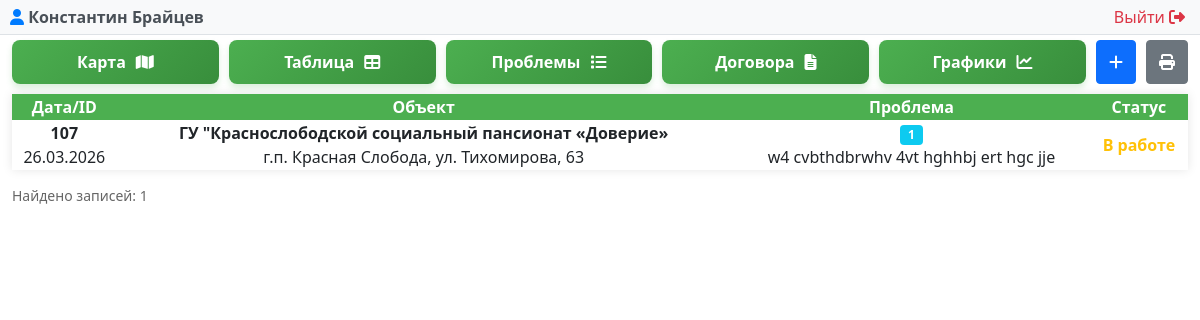
/avr.php (signed in), run on the app's committed database.
### tables this page shows
CREATE TABLE "LIFTEH_avr" ("id" integer NOT NULL PRIMARY KEY AUTOINCREMENT, "insert_date" datetime NOT NULL, "problem" varchar(500) NOT NULL, "work_id" integer NULL, "object_id" bigint NOT NULL REFERENCES "LIFTEH_object" ("id") DEFERRABLE INITIALLY DEFERRED, "user_id" integer NOT NULL REFERENCES "auth_user" ("id") DEFERRABLE INITIALLY DEFERRED, "result" integer NULL);

### avr.php (called while the page is built, shortened)
<?php
require __DIR__ . '/modules/avr/avr.php';

### modules/auth/auth.php (called while the page is built, shortened)
<?php
function getCurrentUser() {
    try {
        $pdo = new PDO("sqlite:" . DB_PATH);
        $pdo->setAttribute(PDO::ATTR_ERRMODE, PDO::ERRMODE_EXCEPTION);
        $stmt = $pdo->prepare("SELECT id, username, email, first_name, last_name, is_superuser, is_active FROM auth_user WHERE id = ?");
        $stmt->execute([$_SESSION['user_id']]);
        return $stmt->fetch(PDO::FETCH_ASSOC);
    } catch (PDOException $e) {
        error_log("Ошибка получения пользователя: " . $e->getMessage());
        return null;
    }
}
?>

### modules/avr/avr.php (shortened to what this page needs)
<?php
require_once __DIR__ . '/../../modules/auth/auth.php';
$currentUser = getCurrentUser();
try {
    $db = new PDO('sqlite:' . DB_PATH);
    $db->setAttribute(PDO::ATTR_ERRMODE, PDO::ERRMODE_EXCEPTION);
    $sql = "SELECT a.*,
                   w.name as work_name,
                   w.quantity,
                   w.unit,
                   o.customer as object_customer,
                   o.address as object_address,
                   (SELECT COUNT(*) FROM LIFTEH_work WHERE avr_id = a.id) as works_count
            FROM LIFTEH_avr a
            LEFT JOIN LIFTEH_work w ON a.work_id = w.id
            LEFT JOIN LIFTEH_object o ON a.object_id = o.id
            ORDER BY a.id DESC";
    $stmt = $db->query($sql);
    $avr_records = $stmt->fetchAll(PDO::FETCH_ASSOC);
} catch (PDOException $e) {
    die("Ошибка подключения к базе данных: " . $e->getMessage());
}
?>
<!DOCTYPE html>
<html lang="ru">
    <?php $pageTitle = 'Учет ремонтов'; include __DIR__ . '/../../includes/header.php'; ?>
<body>
<?php include __DIR__ . '/../../modules/admin/user_panel.php'; ?>
<div class="container">
    <div>
        <div class="controls">
            <div class="button-group">
                <a href="/map.php" class="map-button">
                    <span class="button-text">Карта</span>
                    <i class="fas fa-map"></i>
                </a>
                <a href="/index.php" class="map-button">
                    <span class="button-text">Таблица</span>
                    <i class="fas fa-table"></i>
                </a>
                <a href="/problem.php" class="map-button">
                    <span class="button-text">Проблемы</span>
                    <i class="fas fa-list"></i>
                </a>
                <a href="/dogovor.php" class="map-button">
                    <span class="button-text">Договора</span>
                    <i class="fas fa-file-alt"></i>
                </a>
                <a href="/charts.php" class="map-button">
                    <span class="button-text">Графики</span>
                    <i class="fas fa-chart-line"></i>
                </a>
                <button type="button" class="btn btn-primary" onclick="openAddModal()">
                    <i class="fas fa-plus"></i>
                </button>
                <button type="button" class="btn btn-secondary" onclick="printTable()">
                    <i class="fas fa-print"></i>
                </button>
            </div>
            <table id="avrTable">
                <thead>
                    <tr>
                        <th>Дата/ID</th>
                        <th style="min-width: 300px;">Объект</th>
                        <th>Проблема</th>
                        <th>Статус</th>
                        <th></th>
                    </tr>
                </thead>
                <tbody>
                    <?php if (empty($avr_records)): ?>
                        <tr>
                            <td colspan="10" class="text-center">Нет данных</td>
                        </tr>
                    <?php else: ?>
                        <?php foreach ($avr_records as $record): ?>
                            <tr class="edit-avr" data-id="<?= $record['id'] ?>">
                                <td><strong><?= htmlspecialchars($record['id']) ?></strong><br>
                                <?= date('d.m.Y', strtotime($record['insert_date'])) ?>
                                </td>
                                <td>
                                    <?php
                                        $object_display = '<strong>' . htmlspecialchars($record['object_customer']) . '</strong>';
                                        $object_display .= '<br>' . htmlspecialchars($record['object_address'] ?? 'адрес не указан') . '';
                                        echo $object_display;
                                    ?>
                                </td>
                                <td>
                                    <span class="badge bg-info"><?= htmlspecialchars($record['works_count'] ?? '-') ?></span>
                                    <br>
                                    <?= htmlspecialchars($record['problem']) ?>
                                </td>
                                <td>
                                    <span class="<?= $record['result'] === 'Выполнено' ? 'status-active' : ($record['result'] === 'В работе' ? 'status-warning' : 'status-inactive') ?>">
                                        <?= htmlspecialchars($record['result'] ?? 'Не указан') ?>
                                    </span>
                                </td>
                            </tr>
                        <?php endforeach; ?>
                    <?php endif; ?>
                </tbody>
            </table>
            <div class="count">Найдено записей: <?= count($avr_records); ?></div>
        </div>
    </div>
</div>
</body>
</html>

### modules/admin/user_panel.php (shortened to what this page needs)
<div class="user-panel">
    <div class="user-info">
        <span class="user-name">
            <i class="fas fa-user"></i>
            <?php echo htmlspecialchars($currentUser['first_name'] ?? ''); ?>
            <?php echo htmlspecialchars($currentUser['last_name'] ?? ''); ?>
        </span>
        <a href="/modules/auth/logout.php" class="logout-btn">
          Выйти <i class="fas fa-sign-out-alt"></i>
        </a>
    </div>
</div>

### assets/css/avr_styles.css (style rules this page uses)
.button-group { flex-wrap: wrap; margin-top: 5px; display: flex; gap: 10px; }
.map-button, .refresh-button { flex: 1; padding: 10px 10px; border-radius: 8px; text-decoration: none; display: flex; align-items: center; justify-content: center; gap: 10px; font-weight: bold; font-size: 16px; transition: all 0.3s ease; text-align: center; }
.map-button { background: linear-gradient(135deg, #4CAF50 0%, #388E3C 100%); color: white; box-shadow: 0 4px 6px rgba(76, 175, 80, 0.2); }
.container { max-width: 1400px; margin: 0 auto; overflow-x: auto; }
table { width: 100%; border-collapse: collapse; margin-top: 10px; background-color: white; box-shadow: 0 0 10px rgba(0, 0, 0, 0.1); }
.user-info { display: flex; justify-content: space-between; margin: 0px 10px; }
.status-warning { color: #ffc107; font-weight: bold; }
thead { text-align-last: center; }
th { background-color: #4CAF50; color: white; font-weight: bold; position: sticky; top: 0; cursor: pointer; user-select: none; }
tr { text-align: center; }
.count { margin: 15px 0; color: #666; font-size: 14px; }

### modules/admin/user_panel.php (style rules this page uses)
.user-panel { background-color: #f8f9fa; padding: 5px 10px; border-bottom: 1px solid #dee2e6; margin-bottom: 0px; }
.user-info { max-width: 1200px; margin: 0 auto; display: flex; justify-content: space-between; align-items: center; }
.user-name { font-weight: bold; color: #495057; }
.user-name i { color: #007bff; }
.logout-btn { color: #dc3545; text-decoration: none; border-radius: 4px; transition: background-color 0.3s; }
.logout-btn i { margin-right: 5px; }

### data on the page
lifteh_avr: id "107", insert_date "26.03.2026", object_customer "ГУ \"Краснослободской социальный пансионат «Доверие»", object_address "г.п. Красная Слобода, ул. Тихомирова, 63", works_count "1", problem "w4 cvbthdbrwhv 4vt hghhbj ert hgc jje", result "В работе"

### other printed values
$currentUser['first_name'] "Константин"
$currentUser['last_name'] "Брайцев"
count($avr_records) "1"
